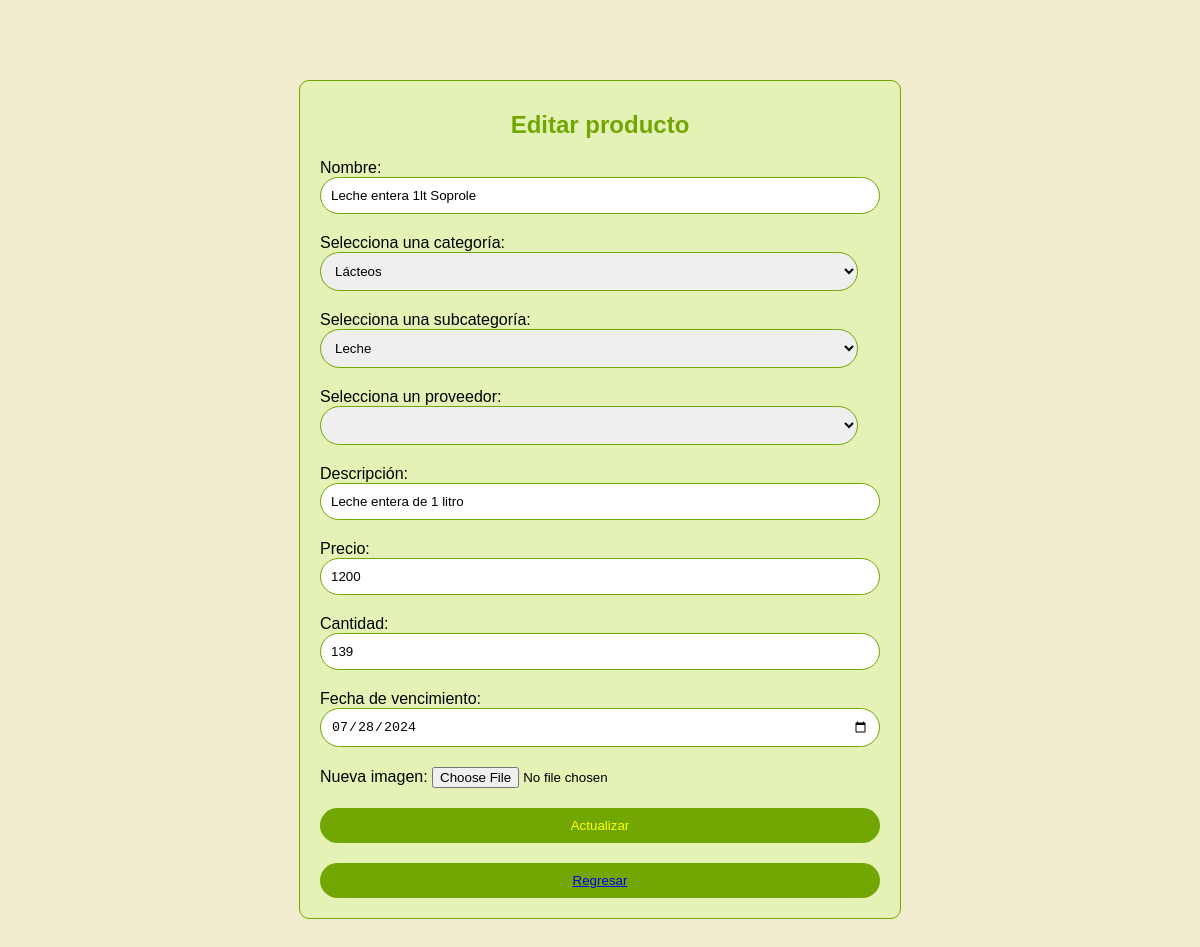
The app's page /inventario/editarproducto.php?id_producto=2 with its own data.
### tables this page shows
CREATE TABLE `productos` (
  `id_producto` int(11) NOT NULL,
  `nombre` varchar(255) NOT NULL,
  `descripcion` text DEFAULT NULL,
  `id_categoria` int(11) NOT NULL,
  `id_subcategoria` int(11) DEFAULT NULL,
  `id_proveedor` int(11) DEFAULT NULL,
  `precio` float NOT NULL,
  `cantidad_stock` int(11) NOT NULL,
  `fecha_vencimiento` date DEFAULT NULL,
  `codigo_barras` varchar(11) NOT NULL,
  `factura_proveedor` varchar(255) DEFAULT NULL
);

### inventario/editarproducto.php (the view, shortened to what this page needs)
<!DOCTYPE html>
<html lang="es">
<head>
</head>
<body>
    <?php
    include_once("config/conexion.php");
    $producto_id = $_GET['id_producto'];
    $sql_producto = "SELECT * FROM productos WHERE id_producto = " . $producto_id;
    $resultado_producto = $conexion->query($sql_producto);
    if ($resultado_producto && $resultado_producto->num_rows > 0) {
        $producto = $resultado_producto->fetch_assoc();
    } else {
        echo "Producto no encontrado";
        exit;
    }
    $sql_categorias = "SELECT id, nombre_categoria FROM categorias";
    $resultCategoria = $conexion->query($sql_categorias);
    ?>
    <form action="actualizarproducto.php" method="POST" enctype="multipart/form-data">
        <h2>Editar producto</h2>
        <div>
            Nombre: <input type="text" name="nombre" value="<?php echo $producto['nombre']; ?>" required>
        </div>
        <div>
            <label for="categoria">Selecciona una categoría:</label>
            <select name="categoria" id="categoria">
                <?php
                if ($resultCategoria->num_rows > 0) {
                    while ($row = $resultCategoria->fetch_assoc()) {
                        $selected = ($row["id"] == $producto['id_categoria']) ? "selected" : "";
                        echo "<option value='" . $row["id"] . "' $selected>" . $row["nombre_categoria"] . "</option>";
                    }
                } else {
                    echo "<option value=''>No hay categorías disponibles</option>";
                }
                ?>
            </select>
        </div>
        <div>
            <label for="subcategoria">Selecciona una subcategoría:</label>
            <select name="subcategoria" id="subcategoria">
                <?php
                if (!empty($producto['id_categoria'])) {
                    $sql_subcategorias = "SELECT id, nombre_subcategoria FROM subcategorias WHERE id_categoria = " . $producto['id_categoria'];
                    $resultSubcategoria = $conexion->query($sql_subcategorias);
                    if ($resultSubcategoria->num_rows > 0) {
                        while ($row = $resultSubcategoria->fetch_assoc()) {
                            $selected = ($row["id"] == $producto['id_subcategoria']) ? "selected" : "";
                            echo "<option value='" . $row["id"] . "' $selected>" . $row["nombre_subcategoria"] . "</option>";
                        }
                    } else {
                        echo "<option value=''>No hay subcategorías disponibles</option>";
                    }
                }
                ?>
            </select>
        </div>
        <div>
            <label for="proveedor">Selecciona un proveedor:</label>
            <select name="proveedor" id="proveedor">
            </select>
        </div>
        <div>
            Descripción: <input type="text" name="descripcion" value="<?php echo $producto['descripcion']; ?>" required>
        </div>
        <div>
            Precio: <input type="number" name="precio" value="<?php echo $producto['precio']; ?>" required>
        </div>
        <div>
            Cantidad: <input type="number" name="cantidad_stock" value="<?php echo $producto['cantidad_stock']; ?>" required>
        </div>
        <div>
            Fecha de vencimiento: <input type="date" name="fecha_vencimiento" value="<?php echo $producto['fecha_vencimiento']; ?>" required>
        </div>
        <div>
            Nueva imagen: <input type="file" name="imagen" accept="image/*">
        </div>
        <button type="submit">Actualizar</button>
        <button><a href="index.php">Regresar</a></button>
    </form>
</body>
</html>

### inventario/editarproducto.php (style rules this page uses)
body { font-family: sans-serif; margin: 0; background-color: #F2EDD0; }
h2 { padding: 10px; display: flex; flex-direction: column; align-items: center; justify-content: center; margin: auto; color: #72A603; background-color: #E4F2B5; min-width: calc(100% - 5vh); margin-bottom: 10px; border-radius: 10px; }
form { min-height: 70vh; max-width: 70vh; display: flex; flex-direction: column; align-items: left; justify-content: center; margin: 10vh auto; padding: 20px; border: 1px solid #72A603; border-radius: 10px; background-color: #E4F2B5; }
form input[type="text"], form input[type="email"], form input[type="password"], form input[type="number"], form input[type="date"], form select { width: calc(100% - 22px); padding: 10px; margin-bottom: 20px; border: 1px solid #72A603; border-radius: 20px; }
form button { margin-top: 1.5em; background-color: #72A603; color: yellow; border: none; padding: 10px 20px; border-radius: 20px; cursor: pointer; }

### records on screen
productos: nombre "Leche entera 1lt Soprole", descripcion "Leche entera de 1 litro", precio "1200", cantidad_stock "139", fecha_vencimiento "07/28/2024"

### other values on screen
form field categoria "Lácteos"
form field subcategoria "Leche"
